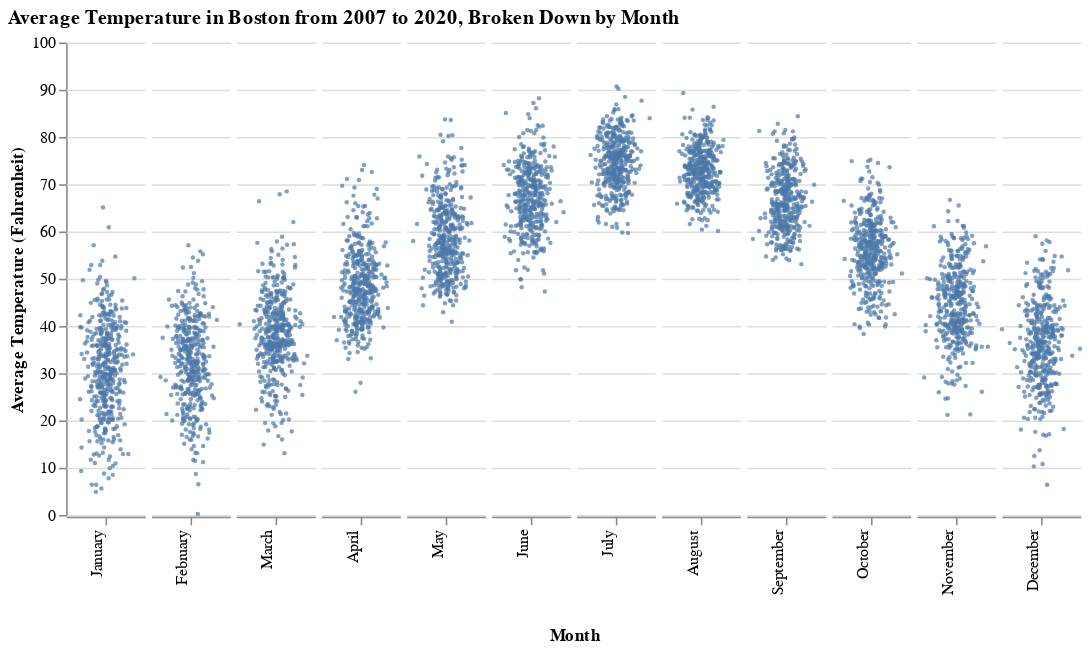

Here is the notebook cell this chart was saved with:
### Code cell
import altair as alt
import pandas as pd

# df = pd.read_csv('data/city_temperature.csv')
# df = df[df['City'] == "Boston"]

# df.to_csv('data/boston_temperature.csv')

df = pd.read_csv('data/boston_temperature.csv')

# df = df[df['Year'] > 2006]

# df.to_csv('data/boston_temperature.csv')

months = ['January', 'February', 'March', 'April', 'May', 'June', 'July', 'August', 'September', 'October', 'November', 'December']

df = df[df['AvgTemperature'] != -99.0]

df['Month'] = df['Month'].apply(lambda x: months[x - 1])

stripplot =  alt.Chart(df, width=50).mark_circle(size=8).encode(
    x=alt.X(
        'jitter:Q',
        title=None,
        axis=alt.Axis(values=[0], ticks=True, grid=False, labels=False),
        scale=alt.Scale(),
    ),
    y=alt.Y('AvgTemperature', axis=alt.Axis(title='Average Temperature (Fahrenheit)')),
    column=alt.Column(
        'Month',
        header=alt.Header(
            labelAngle=-90,
            titleOrient='bottom',
            labelOrient='bottom',
            labelAlign='right',
            labelPadding=3,
        ),
        sort=months
    ),
).transform_calculate(
    # Generate Gaussian jitter with a Box-Muller transform
    jitter='sqrt(-2*log(random()))*cos(2*PI*random())'
).configure_facet(
    spacing=0
).configure_view(
    stroke=None
).properties(
    title='Average Temperature in Boston from 2007 to 2020, Broken Down by Month'
)

stripplot

### Figure 1 — Vega-Lite specification as saved in the notebook (floating-point values rounded to 4 significant figures; data arrays with more than 128 entries replaced by an {"elided": "..."} marker saying what was removed)
{"config": {"view": {"continuousWidth": 400, "continuousHeight": 300, "stroke": null}, "facet": {"spacing": 0}}, "data": {"name": "data-299d8f64b5d973ed4750617646d8e4e0"}, "mark": {"type": "circle", "size": 8}, "encoding": {"column": {"field": "Month", "header": {"labelAlign": "right", "labelAngle": -90, "labelOrient": "bottom", "labelPadding": 3, "titleOrient": "bottom"}, "sort": ["January", "February", "March", "April", "May", "June", "July", "August", "September", "October", "November", "December"], "type": "nominal"}, "x": {"axis": {"grid": false, "labels": false, "ticks": true, "values": [0]}, "field": "jitter", "scale": {}, "title": null, "type": "quantitative"}, "y": {"axis": {"title": "Average Temperature (Fahrenheit)"}, "field": "AvgTemperature", "type": "quantitative"}}, "title": "Average Temperature in Boston from 2007 to 2020, Broken Down by Month", "transform": [{"calculate": "sqrt(-2*log(random()))*cos(2*PI*random())", "as": "jitter"}], "width": 50, "$schema": "https://vega.github.io/schema/vega-lite/v4.17.0.json", "datasets": {"data-299d8f64b5d973ed4750617646d8e4e0": {"elided": "4878 records"}}}
